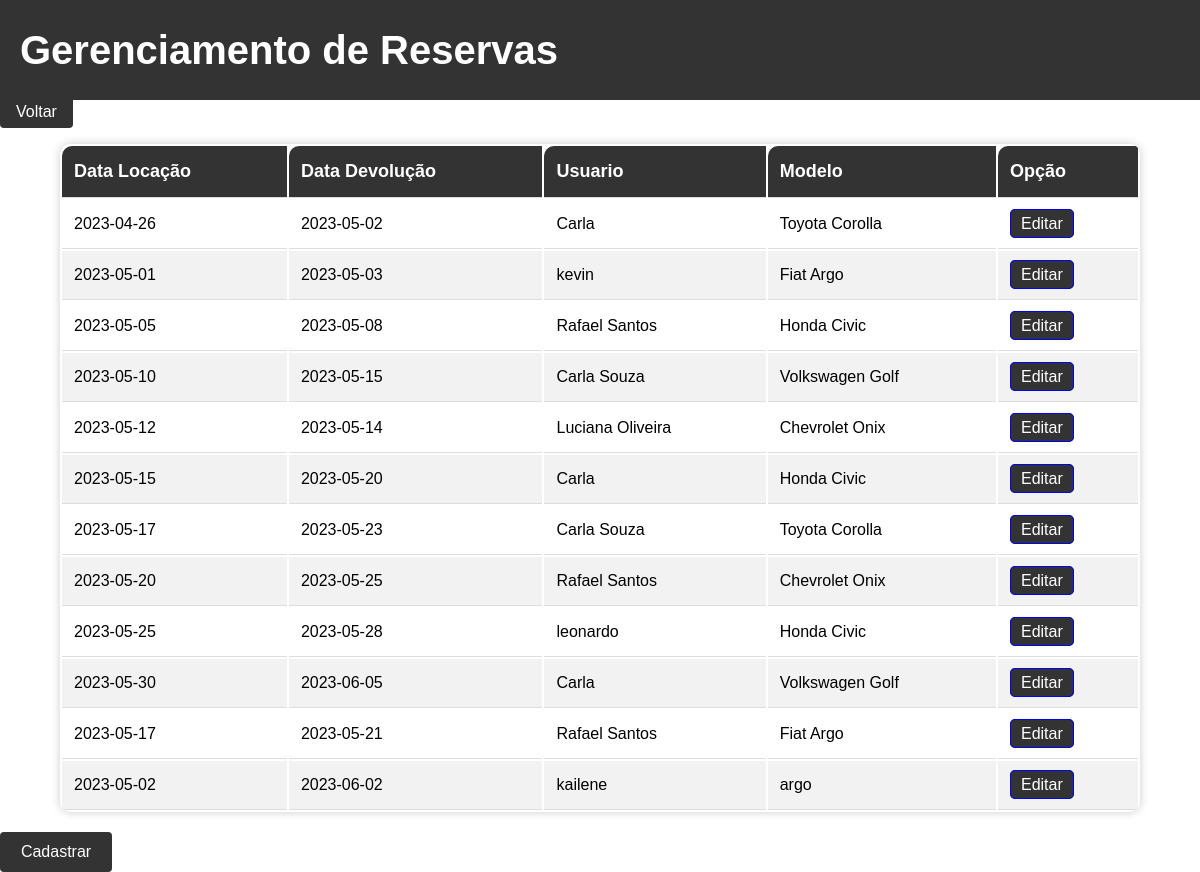
The page /tabela_reservas.php on the database its author committed.
### tables this page shows
CREATE TABLE `reservas` (
  `id` int NOT NULL,
  `id_usuario` int DEFAULT NULL,
  `carro_id` int NOT NULL,
  `data_inicio` date NOT NULL,
  `data_fim` date NOT NULL,
  `excluido` tinyint(1) NOT NULL DEFAULT '0'
);

CREATE TABLE `usuarios` (
  `id` int NOT NULL,
  `nome` varchar(255) NOT NULL,
  `endereco` varchar(255) NOT NULL,
  `telefone` varchar(255) NOT NULL,
  `email` varchar(255) DEFAULT NULL,
  `data_nascimento` date NOT NULL,
  `senha` varchar(255) NOT NULL,
  `tipo` enum('admin','cliente') DEFAULT NULL,
  `excluido` tinyint(1) NOT NULL DEFAULT '0'
);

CREATE TABLE `carros` (
  `id` int NOT NULL,
  `modelo` varchar(255) NOT NULL,
  `id_tipo_carro` int DEFAULT NULL,
  `ano` int DEFAULT NULL,
  `cor` varchar(50) DEFAULT NULL,
  `placa` varchar(20) DEFAULT NULL,
  `status` enum('disponivel','alugado') DEFAULT 'disponivel',
  `preco_dia` decimal(10,2) DEFAULT NULL,
  `revisao` varchar(255) NOT NULL,
  `km_rodados` varchar(255) NOT NULL,
  `img` varchar(255) NOT NULL DEFAULT 'https://manuluize.com/wp-content/uploads/2016/11/Audi-R8.jpg',
  `excluido` tinyint(1) NOT NULL DEFAULT '0'
);

### tabela_reservas.php (the view, shortened to what this page needs)
<?php
    $mysqli = new mysqli ("localhost", "root", "root", "car_leasing");
        $sql = "SELECT r.data_inicio, r.data_fim, u.nome, c.modelo
        FROM reservas r INNER JOIN usuarios u ON r.id_usuario = u.id
        INNER JOIN carros c ON r.carro_id = c.id WHERE r.excluido = 0;";
        $reservas = $mysqli -> query($sql);
?>
<!DOCTYPE html>
<html>
<head>
</head>
<body>
	<header>
		<h1>Gerenciamento de Reservas</h1>
	</header>
	<div>
		<a href="tela_admin.php">
			Voltar
		</a>
	</div>
	<div style="margin-top: 20px;">
  <table style="width: 90%; background-color: #fff; box-shadow: 0px 0px 10px rgba(0, 0, 0, 0.2); border-radius: 10px;">
    <thead>
      <tr>
        <th>Data Locação</th>
        <th>Data Devolução</th>
        <th>Usuario</th>
        <th>Modelo</th>
        <th>Opção</th>
      </tr>
    </thead>
    <tbody>
      <?php while ($linha = $reservas->fetch_assoc()) { ?>
        <tr>
          <td><?php echo $linha['data_inicio']; ?></td>
          <td><?php echo $linha['data_fim']; ?></td>
          <td><?php echo $linha['nome']; ?></td>
          <td><?php echo $linha['modelo']; ?></td>
          <td>
            <a href="editar_reservas.php?id=<?php echo $linha['id']; ?>" style="color: white; text-decoration: none; padding: 5px 10px; border: 1px solid blue; border-radius: 5px; cursor: pointer;">Editar</a>
          </td>
        </tr>
      <?php } ?>
    </tbody>
  </table>
  <a href="tela_cadastrar-reserva.php" style="background-color: #333; color: #fff; padding: 8px 16px; border: none; border-radius: 4px; cursor: pointer; font-size: 16px; margin-top: 20px; display: block; width: 80px; text-align: center;">Cadastrar</a>
</div>
</body>

### tabela_reservas.php (style rules this page uses)
body { background-image: url("https://quatrorodas.abril.com.br/wp-content/uploads/2020/03/renault-city_k-ze-2020-1600-02.jpg-e1585150040984.jpg?quality=70&strip=info&w=1280&h=720&crop=1"); background-size: cover; font-family: Arial, sans-serif; font-size: 16px; line-height: 1.5; margin: 0; padding: 0; }
header { background-color: #333; color: #fff; display: flex; justify-content: space-between; align-items: center; padding: 20px; }
h1 { font-size: 2.5em; margin: 0; }
table { margin: 0 auto; width: 90%; background-color: #fff; box-shadow: 0px 0px 10px rgba(0, 0, 0, 0.2); border-radius: 10px; overflow: hidden; }
th, td { text-align: left; padding: 12px; border-bottom: 1px solid #ddd; }
th { background-color: #333; color: #fff; font-size: 18px; border-radius: 10px 0 0 0; }
tr:nth-child(even) { background-color: #f2f2f2; }
a { text-decoration: none; background-color: #333; color: #fff; padding: 8px 16px; border: none; border-radius: 4px; cursor: pointer; font-size: 16px; margin-top: 20px; }

### rows shown on the page
reservas: data_inicio "2023-04-26", data_fim "2023-05-02", id_usuario.nome "Carla", carro.modelo "Toyota Corolla"
reservas: data_inicio "2023-05-01", data_fim "2023-05-03", id_usuario.nome "kevin", carro.modelo "Fiat Argo"
reservas: data_inicio "2023-05-05", data_fim "2023-05-08", id_usuario.nome "Rafael Santos", carro.modelo "Honda Civic"
reservas: data_inicio "2023-05-10", data_fim "2023-05-15", id_usuario.nome "Carla Souza", carro.modelo "Volkswagen Golf"
reservas: data_inicio "2023-05-12", data_fim "2023-05-14", id_usuario.nome "Luciana Oliveira", carro.modelo "Chevrolet Onix"
reservas: data_inicio "2023-05-15", data_fim "2023-05-20", id_usuario.nome "Carla", carro.modelo "Honda Civic"
reservas: data_inicio "2023-05-17", data_fim "2023-05-23", id_usuario.nome "Carla Souza", carro.modelo "Toyota Corolla"
reservas: data_inicio "2023-05-20", data_fim "2023-05-25", id_usuario.nome "Rafael Santos", carro.modelo "Chevrolet Onix"
reservas: data_inicio "2023-05-25", data_fim "2023-05-28", id_usuario.nome "leonardo", carro.modelo "Honda Civic"
reservas: data_inicio "2023-05-30", data_fim "2023-06-05", id_usuario.nome "Carla", carro.modelo "Volkswagen Golf"
reservas: data_inicio "2023-05-17", data_fim "2023-05-21", id_usuario.nome "Rafael Santos", carro.modelo "Fiat Argo"
reservas: data_inicio "2023-05-02", data_fim "2023-06-02", id_usuario.nome "kailene", carro.modelo "argo"
